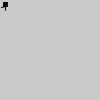
Frame 1 (no input)
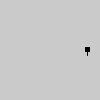
Frame 60 (the mouse pressed at the canvas centre just before this capture)
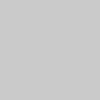
Frame 120 (the mouse held since frame 60 and released just before this capture)

The Processing sketch that drew these frames (run headless with seeded random() and noise(); from frame 60 on, the mouse is pressed at the canvas centre):

// Processing sketch: processing_29893
// ── processing_29893.pde

class Joe{
  
  PVector pos;
  
  PVector vel;
  
  boolean skating;
  
  Joe() {
    pos = new PVector();
    vel = new PVector();
  }
  
  void skate() {
    skating=true;
    pos.add(vel);
    if(vel.mag()<0.5) {
      vel.x+=random(-.2,.2);
      vel.y+=random(-.2,.2);
      vel.mult(random(2,6));
    }
    vel.mult(.95);
  }
  
  void display() {
    pushMatrix();
    translate(pos.x,pos.y);
    stroke(0);
    fill(0);
    rect(0,0,4,4);
    if (!skating) {
    line(2,4,0,8);
    line(2,4,4,8);
    }
    else {
      if (vel.mag()>1.5) {
        line(2,4,-2,5);
      }
      line(2,4,2,8);      
    }
    popMatrix();
  }
}

Joe j;

void setup() {
  j= new Joe();
  j.display();
  j.vel.x=3;
  j.vel.y=2;
}

void draw() {
  background(202);
  j.skate();
  j.display();
}

void mouseClicked() {
  j.pos.x=width*.5;
  j.pos.y=height*.5;
}
